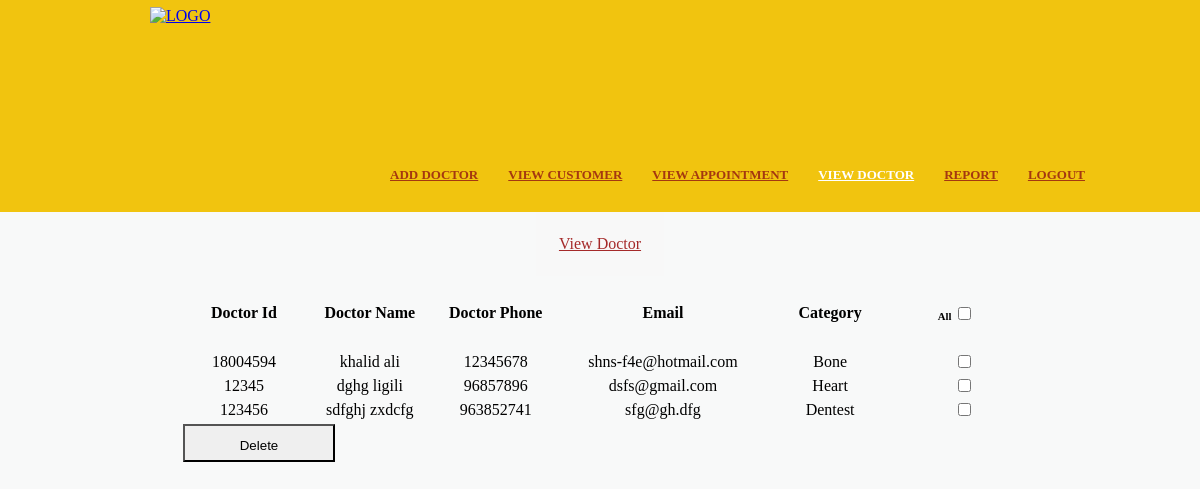
Screenshot of /viewdoctor.php (signed in) with the database file from the repository.
### tables this page shows
CREATE TABLE `doctor` (
  `doctor_namtional_id` int(11) NOT NULL,
  `doctor_first_name` varchar(20) NOT NULL,
  `doctor_last_name` varchar(20) NOT NULL,
  `doctor_phone` int(11) NOT NULL,
  `doctor_email` varchar(50) NOT NULL,
  `doctor_password` varchar(200) NOT NULL,
  `category` varchar(20) NOT NULL
);

### viewdoctor.php (the view, shortened to what this page needs)
<!DOCTYPE HTML>
<html>
<head>
	<link rel="stylesheet" href="default.css" type="text/css">
	</head>
<body>
<div id="header">
			<div class="logo"><a href="adminpage.php"><img src="image/logo.png" alt="LOGO" height="190" width="210"></a>
            </div>
             <ul class="navigation">
				<li>
					<a href="addoctor.php">Add Doctor</a>
				</li>
			 <li>
					<a href="viewcustomer.php">View Customer</a>
				</li>
			  <li>
					<a href="viewapp.php">View Appointment</a>
				</li>
			  <li class="active">
					<a href="#">View Doctor</a>
				</li>
				<li>
					<a href="aReport.php">Report</a>
				</li>
				  <li>
					<a href="logout.php">LOGOUT</a>
				</li>
			</ul>
			 <div class="clearfix">
		</div>
		</div>
<table bgcolor="#F8F8F8" style="padding:20px;" align="center">
               <tr>
               <td colspan="2" align="center">
<u  style="color:brown;">View Doctor</u>
 </td>
               </tr>
</table>
<div align="center">
<?php
include("connect.php");
echo "<form method='post' name='form1' onSubmit='return checkDelete()'>";
	    $query = "select * from doctor";
		$result = mysqli_query($connection, $query);
	echo "<table width=70%>";
		echo "<tr>";
		echo "<th width = 12%  align=center><v1>Doctor Id";
		echo "<th width = 12%  align=center><v1>Doctor Name";
		echo "<th width = 12%  align=center><v1> Doctor Phone";
		echo "<th width = 20%  align=center><v1> Email";
		echo "<th width = 12%  align=center><v1> Category";
		echo "<th width = 12% ><h6>All <input type='checkbox' id='ckbCheckAll' />";
        echo "</tr>";
			while($row = mysqli_fetch_row($result)) {
   $id = $row[0];
   $fname = $row[1];
   $lname = $row[2];
   $phone = $row[3];
   $email = $row[4];
   $category = $row[6];
			echo "<tr>";
			echo "<td align=center>$id</td>";
			echo "<td  align=center>$fname $lname</td>";
			echo "<td  align=center> $phone</td>";
			echo "<td align=center>$email</td>";
			echo "<td  align=center> $category</td>";
    echo    "<td align=center>&nbsp;&nbsp;&nbsp;&nbsp;<input name='delete[]' value='$id' type='checkbox' class='checkBoxClass' id='Checkbox1' /></td>";
                     echo "</tr>";
		}
		echo "<tr>";
					 echo "<td colspan='6'><input type='submit' value='Delete'></td>";
             echo "</tr>";
		echo  "</table>";
		echo "</form>";
?>
      </div>
</body>
</html>

### default.css (style rules this page uses)
body { background-color: #F8F9F9; min-width: 960px; margin: 0; }
img { display: block; border: 0; }
.clearfix { width: 960px; margin: 0 auto; }
.clearfix:after { clear:both; content:""; display:block; line-height:0; height:1%; visibility:hidden; }
.subscribe, input[type='submit'], input[type='reset'],input[type='button'],button { background-position: -222px -38px; height: 38px; line-height: 38px; width: 152px; }
#header { background: #F1C40F ; padding: 7px 0 15px; }
.logo { float: left; display: inline-block; margin-left: 150px; }
.navigation { float: left; list-style: none; margin: 28px 0 0; padding: 0; }
.navigation li { float: left; margin-left: 30px; margin-top: 128px; position: relative; }
.navigation li > a { color: #a43810; font: bold 13px/24px Times, "Times New Roman", serif; text-decoration: none; text-transform: uppercase; text-decoration: underline; }
.navigation li.active > a, .navigation li > a:hover { color: #fff; text-decoration: underline; }

### rows the page displays
doctor: doctor_namtional_id "18004594", doctor_first_name "khalid", doctor_last_name "ali", doctor_phone "12345678", doctor_email "shns-f4e@hotmail.com", category "Bone"
doctor: doctor_namtional_id "12345", doctor_first_name "dghg", doctor_last_name "ligili", doctor_phone "96857896", doctor_email "dsfs@gmail.com", category "Heart"
doctor: doctor_namtional_id "123456", doctor_first_name "sdfghj", doctor_last_name "zxdcfg", doctor_phone "963852741", doctor_email "sfg@gh.dfg", category "Dentest"
